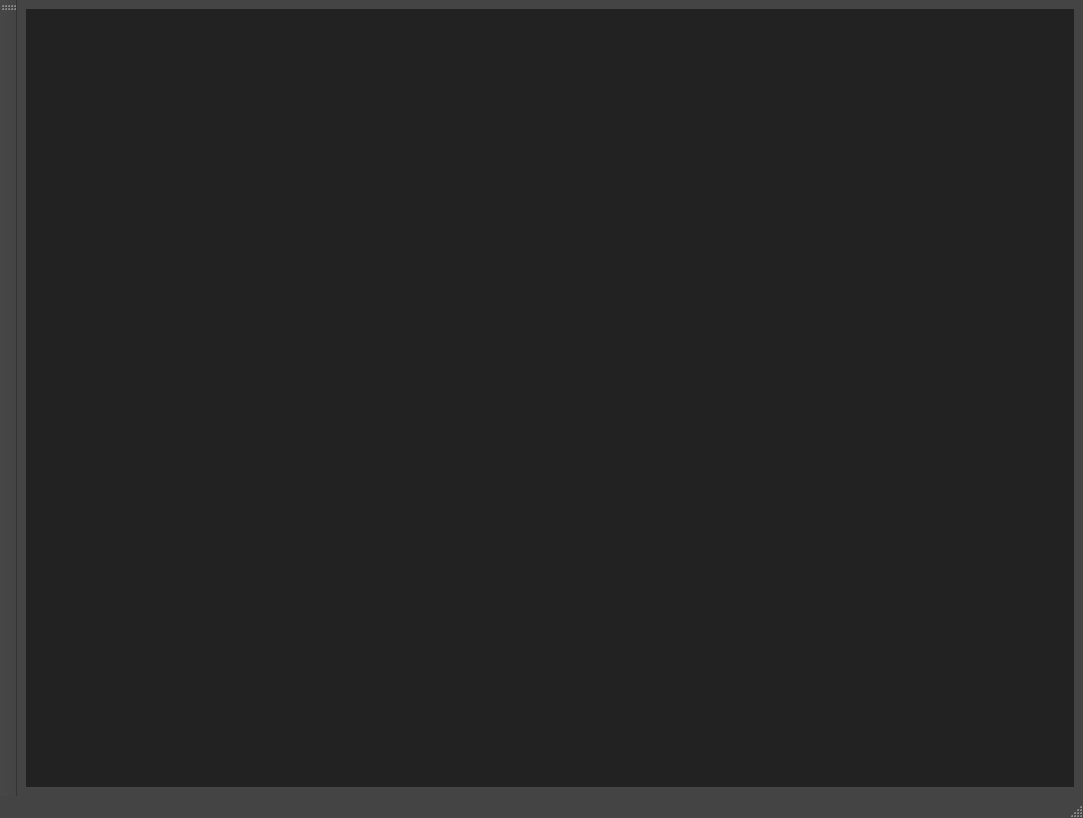
<?xml version="1.0" encoding="UTF-8"?>
<ui version="4.0">
 <class>LevelEditor</class>
 <widget class="QMainWindow" name="LevelEditor">
  <property name="geometry">
   <rect>
    <x>0</x>
    <y>0</y>
    <width>1083</width>
    <height>818</height>
   </rect>
  </property>
  <property name="minimumSize">
   <size>
    <width>640</width>
    <height>480</height>
   </size>
  </property>
  <property name="palette">
   <palette>
    <active>
     <colorrole role="WindowText">
      <brush brushstyle="SolidPattern">
       <color alpha="255">
        <red>255</red>
        <green>255</green>
        <blue>255</blue>
       </color>
      </brush>
     </colorrole>
     <colorrole role="Button">
      <brush brushstyle="SolidPattern">
       <color alpha="255">
        <red>68</red>
        <green>68</green>
        <blue>68</blue>
       </color>
      </brush>
     </colorrole>
     <colorrole role="Light">
      <brush brushstyle="SolidPattern">
       <color alpha="255">
        <red>102</red>
        <green>102</green>
        <blue>102</blue>
       </color>
      </brush>
     </colorrole>
     <colorrole role="Midlight">
      <brush brushstyle="SolidPattern">
       <color alpha="255">
        <red>85</red>
        <green>85</green>
        <blue>85</blue>
       </color>
      </brush>
     </colorrole>
     <colorrole role="Dark">
      <brush brushstyle="SolidPattern">
       <color alpha="255">
        <red>34</red>
        <green>34</green>
        <blue>34</blue>
       </color>
      </brush>
     </colorrole>
     <colorrole role="Mid">
      <brush brushstyle="SolidPattern">
       <color alpha="255">
        <red>45</red>
        <green>45</green>
        <blue>45</blue>
       </color>
      </brush>
     </colorrole>
     <colorrole role="Text">
      <brush brushstyle="SolidPattern">
       <color alpha="255">
        <red>255</red>
        <green>255</green>
        <blue>255</blue>
       </color>
      </brush>
     </colorrole>
     <colorrole role="BrightText">
      <brush brushstyle="SolidPattern">
       <color alpha="255">
        <red>255</red>
        <green>255</green>
        <blue>255</blue>
       </color>
      </brush>
     </colorrole>
     <colorrole role="ButtonText">
      <brush brushstyle="SolidPattern">
       <color alpha="255">
        <red>255</red>
        <green>255</green>
        <blue>255</blue>
       </color>
      </brush>
     </colorrole>
     <colorrole role="Base">
      <brush brushstyle="SolidPattern">
       <color alpha="255">
        <red>55</red>
        <green>55</green>
        <blue>55</blue>
       </color>
      </brush>
     </colorrole>
     <colorrole role="Window">
      <brush brushstyle="SolidPattern">
       <color alpha="255">
        <red>68</red>
        <green>68</green>
        <blue>68</blue>
       </color>
      </brush>
     </colorrole>
     <colorrole role="Shadow">
      <brush brushstyle="SolidPattern">
       <color alpha="255">
        <red>0</red>
        <green>0</green>
        <blue>0</blue>
       </color>
      </brush>
     </colorrole>
     <colorrole role="Highlight">
      <brush brushstyle="SolidPattern">
       <color alpha="255">
        <red>255</red>
        <green>134</green>
        <blue>59</blue>
       </color>
      </brush>
     </colorrole>
     <colorrole role="AlternateBase">
      <brush brushstyle="SolidPattern">
       <color alpha="255">
        <red>40</red>
        <green>40</green>
        <blue>40</blue>
       </color>
      </brush>
     </colorrole>
     <colorrole role="ToolTipBase">
      <brush brushstyle="SolidPattern">
       <color alpha="255">
        <red>255</red>
        <green>255</green>
        <blue>220</blue>
       </color>
      </brush>
     </colorrole>
     <colorrole role="ToolTipText">
      <brush brushstyle="SolidPattern">
       <color alpha="255">
        <red>0</red>
        <green>0</green>
        <blue>0</blue>
       </color>
      </brush>
     </colorrole>
     <colorrole role="PlaceholderText">
      <brush brushstyle="SolidPattern">
       <color alpha="128">
        <red>255</red>
        <green>255</green>
        <blue>255</blue>
       </color>
      </brush>
     </colorrole>
    </active>
    <inactive>
     <colorrole role="WindowText">
      <brush brushstyle="SolidPattern">
       <color alpha="255">
        <red>255</red>
        <green>255</green>
        <blue>255</blue>
       </color>
      </brush>
     </colorrole>
     <colorrole role="Button">
      <brush brushstyle="SolidPattern">
       <color alpha="255">
        <red>68</red>
        <green>68</green>
        <blue>68</blue>
       </color>
      </brush>
     </colorrole>
     <colorrole role="Light">
      <brush brushstyle="SolidPattern">
       <color alpha="255">
        <red>102</red>
        <green>102</green>
        <blue>102</blue>
       </color>
      </brush>
     </colorrole>
     <colorrole role="Midlight">
      <brush brushstyle="SolidPattern">
       <color alpha="255">
        <red>85</red>
        <green>85</green>
        <blue>85</blue>
       </color>
      </brush>
     </colorrole>
     <colorrole role="Dark">
      <brush brushstyle="SolidPattern">
       <color alpha="255">
        <red>34</red>
        <green>34</green>
        <blue>34</blue>
       </color>
      </brush>
     </colorrole>
     <colorrole role="Mid">
      <brush brushstyle="SolidPattern">
       <color alpha="255">
        <red>45</red>
        <green>45</green>
        <blue>45</blue>
       </color>
      </brush>
     </colorrole>
     <colorrole role="Text">
      <brush brushstyle="SolidPattern">
       <color alpha="255">
        <red>255</red>
        <green>255</green>
        <blue>255</blue>
       </color>
      </brush>
     </colorrole>
     <colorrole role="BrightText">
      <brush brushstyle="SolidPattern">
       <color alpha="255">
        <red>255</red>
        <green>255</green>
        <blue>255</blue>
       </color>
      </brush>
     </colorrole>
     <colorrole role="ButtonText">
      <brush brushstyle="SolidPattern">
       <color alpha="255">
        <red>255</red>
        <green>255</green>
        <blue>255</blue>
       </color>
      </brush>
     </colorrole>
     <colorrole role="Base">
      <brush brushstyle="SolidPattern">
       <color alpha="255">
        <red>55</red>
        <green>55</green>
        <blue>55</blue>
       </color>
      </brush>
     </colorrole>
     <colorrole role="Window">
      <brush brushstyle="SolidPattern">
       <color alpha="255">
        <red>68</red>
        <green>68</green>
        <blue>68</blue>
       </color>
      </brush>
     </colorrole>
     <colorrole role="Shadow">
      <brush brushstyle="SolidPattern">
       <color alpha="255">
        <red>0</red>
        <green>0</green>
        <blue>0</blue>
       </color>
      </brush>
     </colorrole>
     <colorrole role="Highlight">
      <brush brushstyle="SolidPattern">
       <color alpha="255">
        <red>255</red>
        <green>134</green>
        <blue>59</blue>
       </color>
      </brush>
     </colorrole>
     <colorrole role="AlternateBase">
      <brush brushstyle="SolidPattern">
       <color alpha="255">
        <red>40</red>
        <green>40</green>
        <blue>40</blue>
       </color>
      </brush>
     </colorrole>
     <colorrole role="ToolTipBase">
      <brush brushstyle="SolidPattern">
       <color alpha="255">
        <red>255</red>
        <green>255</green>
        <blue>220</blue>
       </color>
      </brush>
     </colorrole>
     <colorrole role="ToolTipText">
      <brush brushstyle="SolidPattern">
       <color alpha="255">
        <red>0</red>
        <green>0</green>
        <blue>0</blue>
       </color>
      </brush>
     </colorrole>
     <colorrole role="PlaceholderText">
      <brush brushstyle="SolidPattern">
       <color alpha="128">
        <red>255</red>
        <green>255</green>
        <blue>255</blue>
       </color>
      </brush>
     </colorrole>
    </inactive>
    <disabled>
     <colorrole role="WindowText">
      <brush brushstyle="SolidPattern">
       <color alpha="255">
        <red>160</red>
        <green>160</green>
        <blue>160</blue>
       </color>
      </brush>
     </colorrole>
     <colorrole role="Button">
      <brush brushstyle="SolidPattern">
       <color alpha="255">
        <red>68</red>
        <green>68</green>
        <blue>68</blue>
       </color>
      </brush>
     </colorrole>
     <colorrole role="Light">
      <brush brushstyle="SolidPattern">
       <color alpha="255">
        <red>102</red>
        <green>102</green>
        <blue>102</blue>
       </color>
      </brush>
     </colorrole>
     <colorrole role="Midlight">
      <brush brushstyle="SolidPattern">
       <color alpha="255">
        <red>85</red>
        <green>85</green>
        <blue>85</blue>
       </color>
      </brush>
     </colorrole>
     <colorrole role="Dark">
      <brush brushstyle="SolidPattern">
       <color alpha="255">
        <red>34</red>
        <green>34</green>
        <blue>34</blue>
       </color>
      </brush>
     </colorrole>
     <colorrole role="Mid">
      <brush brushstyle="SolidPattern">
       <color alpha="255">
        <red>45</red>
        <green>45</green>
        <blue>45</blue>
       </color>
      </brush>
     </colorrole>
     <colorrole role="Text">
      <brush brushstyle="SolidPattern">
       <color alpha="255">
        <red>160</red>
        <green>160</green>
        <blue>160</blue>
       </color>
      </brush>
     </colorrole>
     <colorrole role="BrightText">
      <brush brushstyle="SolidPattern">
       <color alpha="255">
        <red>255</red>
        <green>255</green>
        <blue>255</blue>
       </color>
      </brush>
     </colorrole>
     <colorrole role="ButtonText">
      <brush brushstyle="SolidPattern">
       <color alpha="255">
        <red>160</red>
        <green>160</green>
        <blue>160</blue>
       </color>
      </brush>
     </colorrole>
     <colorrole role="Base">
      <brush brushstyle="SolidPattern">
       <color alpha="255">
        <red>68</red>
        <green>68</green>
        <blue>68</blue>
       </color>
      </brush>
     </colorrole>
     <colorrole role="Window">
      <brush brushstyle="SolidPattern">
       <color alpha="255">
        <red>68</red>
        <green>68</green>
        <blue>68</blue>
       </color>
      </brush>
     </colorrole>
     <colorrole role="Shadow">
      <brush brushstyle="SolidPattern">
       <color alpha="255">
        <red>0</red>
        <green>0</green>
        <blue>0</blue>
       </color>
      </brush>
     </colorrole>
     <colorrole role="Highlight">
      <brush brushstyle="SolidPattern">
       <color alpha="255">
        <red>189</red>
        <green>189</green>
        <blue>189</blue>
       </color>
      </brush>
     </colorrole>
     <colorrole role="AlternateBase">
      <brush brushstyle="SolidPattern">
       <color alpha="255">
        <red>40</red>
        <green>40</green>
        <blue>40</blue>
       </color>
      </brush>
     </colorrole>
     <colorrole role="ToolTipBase">
      <brush brushstyle="SolidPattern">
       <color alpha="255">
        <red>255</red>
        <green>255</green>
        <blue>220</blue>
       </color>
      </brush>
     </colorrole>
     <colorrole role="ToolTipText">
      <brush brushstyle="SolidPattern">
       <color alpha="255">
        <red>0</red>
        <green>0</green>
        <blue>0</blue>
       </color>
      </brush>
     </colorrole>
     <colorrole role="PlaceholderText">
      <brush brushstyle="SolidPattern">
       <color alpha="128">
        <red>255</red>
        <green>255</green>
        <blue>255</blue>
       </color>
      </brush>
     </colorrole>
    </disabled>
   </palette>
  </property>
  <property name="windowTitle">
   <string>TTSP Editor</string>
  </property>
  <property name="toolButtonStyle">
   <enum>Qt::ToolButtonIconOnly</enum>
  </property>
  <property name="documentMode">
   <bool>false</bool>
  </property>
  <property name="tabShape">
   <enum>QTabWidget::Rounded</enum>
  </property>
  <property name="unifiedTitleAndToolBarOnMac">
   <bool>false</bool>
  </property>
  <widget class="QWidget" name="centralwidget">
   <layout class="QGridLayout" name="gridLayout">
    <item row="0" column="0">
     <widget class="QMdiArea" name="documentArea">
      <property name="activationOrder">
       <enum>QMdiArea::CreationOrder</enum>
      </property>
      <property name="viewMode">
       <enum>QMdiArea::TabbedView</enum>
      </property>
      <property name="documentMode">
       <bool>true</bool>
      </property>
      <property name="tabsClosable">
       <bool>true</bool>
      </property>
      <property name="tabsMovable">
       <bool>true</bool>
      </property>
     </widget>
    </item>
   </layout>
  </widget>
  <widget class="QStatusBar" name="statusbar"/>
  <widget class="QMenuBar" name="menubar">
   <property name="geometry">
    <rect>
     <x>0</x>
     <y>0</y>
     <width>1083</width>
     <height>22</height>
    </rect>
   </property>
  </widget>
  <widget class="QToolBar" name="leftBar">
   <property name="windowTitle">
    <string>toolBar_2</string>
   </property>
   <attribute name="toolBarArea">
    <enum>LeftToolBarArea</enum>
   </attribute>
   <attribute name="toolBarBreak">
    <bool>false</bool>
   </attribute>
  </widget>
 </widget>
 <resources/>
 <connections/>
</ui>
